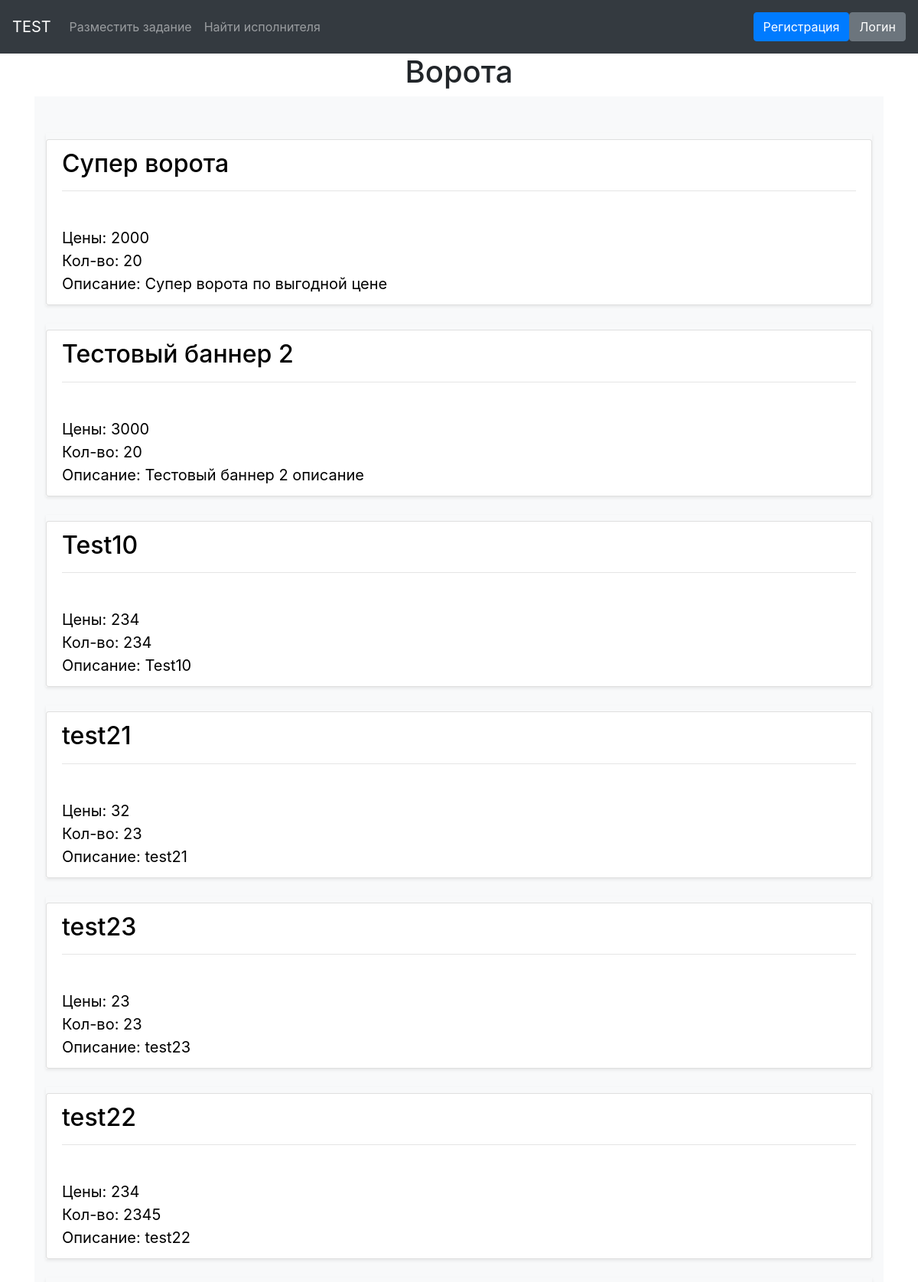
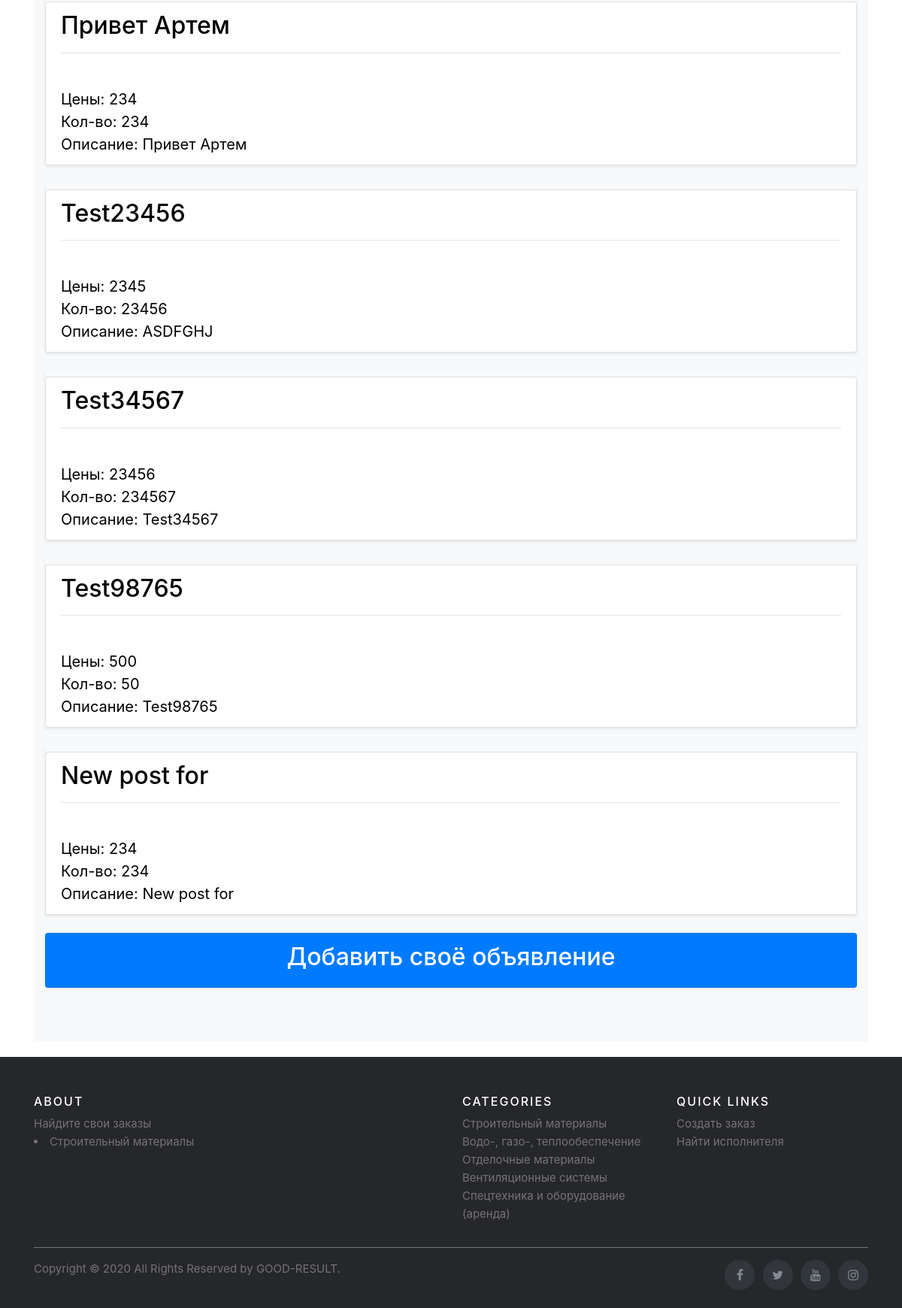
/category1/3/category2/2/category3/1, run on the app's committed database (2 pictures, top to bottom).
### adverts/models.py (models this page shows, shortened)
class Category3(models.Model):
    parent_category = models.ForeignKey(Category2, on_delete=models.CASCADE, related_name='category3')
    name = models.CharField("Категория 3", max_length=150)
    description = models.TextField("Описание")
    members = models.ManyToManyField(User, related_name='members3', blank=True)
    url = models.SlugField(max_length=160, unique=True)
    class Meta:
        verbose_name = "Категория 3"
        verbose_name_plural = "Категории 3"

class Banner(models.Model):
    category3 = models.ForeignKey(Category3, on_delete=models.CASCADE, related_name='banner')
    title = models.CharField("Наименование", max_length=150)
    description = models.TextField('Описание')
    pub_time = models.DateTimeField('Дата публикации', default=timezone.now)
    price = models.IntegerField('Цена')
    amount = models.IntegerField('Количество')
    image = models.ImageField('Изображение', upload_to='adverts/', null=True)
    addition = models.TextField('Дополнительная информация')
    author = models.ForeignKey(User, related_name='mybanners', on_delete=models.CASCADE, null=True)
    class Meta:
        verbose_name = "Объявление"
        verbose_name_plural = "Объявления"

### adverts/views.py (the view)
class Category3DetailView(generic.DetailView):
    model = Category3
    template_name = 'adverts/detail3.html'

### templates/adverts/detail3.html (shortened to what this page needs)
{% extends "base.html" %}
{% load static %}
{% block content %}
<div class="d-flex justify-content-center"><h1>{{category3.name}}</h1></div>
  <div class="album py-5 bg-light">
      <div class="container">
        <div class="row">
        {% for banner in category3.banner.all %}
          <div class="col-md-12">
            <div class="list-group mb-4 shadow-sm">
                <div class="d-flex justify-content-between align-items-center">
                  <a class="list-group-item list-group-item-action" href="{% url 'adverts:banner_detail' category3.parent_category.parent_category.id category3.parent_category.id category3.id banner.id%}" style="text-decoration:none; color: #000000;font-size: 20px;"><h2>{{ banner.title }}</h2> <hr><br> Цены: {{banner.price}} <br>  Кол-во: {{banner.amount}} <br>  Описание: {{banner.description}} <br> </a>
                </div>
              </div>
            </div>
        {% endfor %}
        <div class="col-12">
          <div class="list-group mb-4 shadow-sm ">
              <div class="d-flex justify-content-between align-items-center">
                <a class="list-group-item list-group-item-action bg-primary" href="{% url 'adverts:addbanner' category3.id %}" style="text-decoration:none;text-align: center; color: #ffffff;font-size: 20px;"><h2>Добавить своё объявление  </h2></a>
              </div>
            </div>
          </div>
        </div>
      </div>
    </div>
{% endblock %}

### static/css/album.css (style rules this page uses)
:root { --jumbotron-padding-y: 3rem; }

### data on the page
Category3: name "Ворота"
Banner: title "Супер ворота", price "2000", amount "20", description "Супер ворота по выгодной цене"
Banner: title "Тестовый баннер 2", price "3000", amount "20", description "Тестовый баннер 2 описание"
Banner: title "Test10", price "234", amount "234", description "Test10"
Banner: title "test21", price "32", amount "23", description "test21"
Banner: title "test23", price "23", amount "23", description "test23"
Banner: title "test22", price "234", amount "2345", description "test22"
Banner: title "Привет Артем", price "234", amount "234", description "Привет Артем"
Banner: title "Test23456", price "2345", amount "23456", description "ASDFGHJ"
Banner: title "Test34567", price "23456", amount "234567", description "Test34567"
Banner: title "Test98765", price "500", amount "50", description "Test98765"
Banner: title "New post for", price "234", amount "234", description "New post for"
